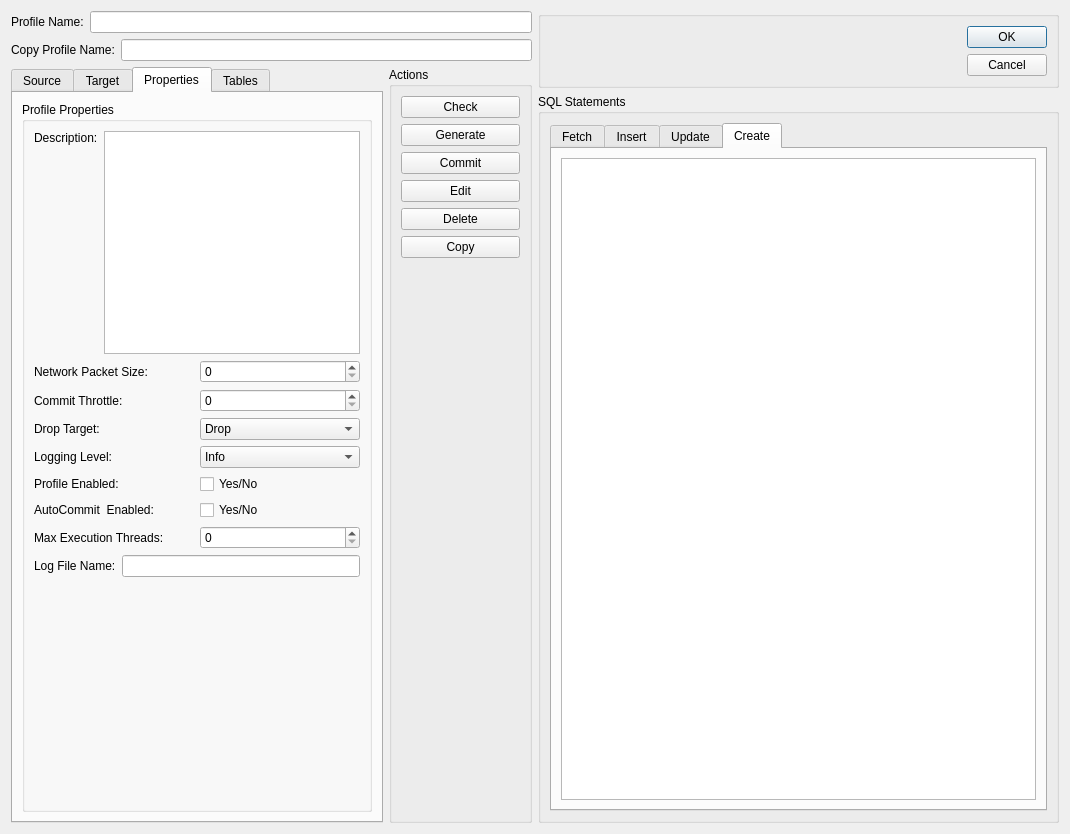
<?xml version="1.0" encoding="UTF-8"?>
<ui version="4.0">
 <class>dlgNewProfileCreate</class>
 <widget class="QDialog" name="dlgNewProfileCreate">
  <property name="geometry">
   <rect>
    <x>0</x>
    <y>0</y>
    <width>1070</width>
    <height>834</height>
   </rect>
  </property>
  <property name="windowTitle">
   <string>Dialog</string>
  </property>
  <layout class="QHBoxLayout" name="horizontalLayout_16">
   <item>
    <layout class="QVBoxLayout" name="verticalLayout_12">
     <item>
      <layout class="QVBoxLayout" name="verticalLayout_3">
       <item>
        <layout class="QHBoxLayout" name="horizontalLayout">
         <item>
          <widget class="QLabel" name="label">
           <property name="text">
            <string>Profile Name:</string>
           </property>
           <property name="buddy">
            <cstring>lineEdit_ProfileName</cstring>
           </property>
          </widget>
         </item>
         <item>
          <widget class="QLineEdit" name="lineEdit_ProfileName"/>
         </item>
        </layout>
       </item>
       <item>
        <layout class="QHBoxLayout" name="horizontalLayout_6">
         <item>
          <widget class="QLabel" name="label_11">
           <property name="text">
            <string>Copy Profile Name:</string>
           </property>
          </widget>
         </item>
         <item>
          <widget class="QLineEdit" name="lineEdit_copyProfileName"/>
         </item>
        </layout>
       </item>
      </layout>
     </item>
     <item>
      <layout class="QHBoxLayout" name="horizontalLayout_5">
       <property name="sizeConstraint">
        <enum>QLayout::SetDefaultConstraint</enum>
       </property>
       <item>
        <widget class="QTabWidget" name="tabWidget">
         <property name="sizePolicy">
          <sizepolicy hsizetype="Fixed" vsizetype="Expanding">
           <horstretch>0</horstretch>
           <verstretch>0</verstretch>
          </sizepolicy>
         </property>
         <property name="currentIndex">
          <number>2</number>
         </property>
         <widget class="QWidget" name="tab_sourceDSN">
          <attribute name="title">
           <string>Source</string>
          </attribute>
          <layout class="QHBoxLayout" name="horizontalLayout_2">
           <item>
            <widget class="QTextEdit" name="textEdit_sourceDSN"/>
           </item>
          </layout>
         </widget>
         <widget class="QWidget" name="tab_targetDSN">
          <attribute name="title">
           <string>Target</string>
          </attribute>
          <layout class="QHBoxLayout" name="horizontalLayout_3">
           <item>
            <widget class="QTextEdit" name="textEdit_targetDSN"/>
           </item>
          </layout>
         </widget>
         <widget class="QWidget" name="tab_Properties">
          <attribute name="title">
           <string>Properties</string>
          </attribute>
          <layout class="QVBoxLayout" name="verticalLayout_6">
           <item>
            <widget class="QGroupBox" name="groupBox_4">
             <property name="title">
              <string>Profile Properties</string>
             </property>
             <layout class="QVBoxLayout" name="verticalLayout_7">
              <item>
               <layout class="QHBoxLayout" name="horizontalLayout_13">
                <item>
                 <widget class="QLabel" name="label_8">
                  <property name="text">
                   <string>Description:</string>
                  </property>
                  <property name="alignment">
                   <set>Qt::AlignLeading|Qt::AlignLeft|Qt::AlignTop</set>
                  </property>
                 </widget>
                </item>
                <item>
                 <widget class="QTextEdit" name="textEdit_description"/>
                </item>
               </layout>
              </item>
              <item>
               <layout class="QHBoxLayout" name="horizontalLayout_15">
                <item>
                 <widget class="QLabel" name="label_10">
                  <property name="text">
                   <string>Network Packet Size:</string>
                  </property>
                 </widget>
                </item>
                <item>
                 <widget class="QSpinBox" name="spinBox_networkPacketSize"/>
                </item>
               </layout>
              </item>
              <item>
               <layout class="QHBoxLayout" name="horizontalLayout_14">
                <item>
                 <widget class="QLabel" name="label_9">
                  <property name="text">
                   <string>Commit Throttle:</string>
                  </property>
                 </widget>
                </item>
                <item>
                 <widget class="QSpinBox" name="spinBox_commitThrottle"/>
                </item>
               </layout>
              </item>
              <item>
               <layout class="QHBoxLayout" name="horizontalLayout_7">
                <item>
                 <widget class="QLabel" name="label_2">
                  <property name="text">
                   <string>Drop Target:</string>
                  </property>
                  <property name="buddy">
                   <cstring>comboBox_dropTarget</cstring>
                  </property>
                 </widget>
                </item>
                <item>
                 <widget class="QComboBox" name="comboBox_dropTarget">
                  <item>
                   <property name="text">
                    <string>Drop</string>
                   </property>
                  </item>
                  <item>
                   <property name="text">
                    <string>Truncate</string>
                   </property>
                  </item>
                  <item>
                   <property name="text">
                    <string>Delete From</string>
                   </property>
                  </item>
                 </widget>
                </item>
               </layout>
              </item>
              <item>
               <layout class="QHBoxLayout" name="horizontalLayout_8">
                <item>
                 <widget class="QLabel" name="label_3">
                  <property name="text">
                   <string>Logging Level:</string>
                  </property>
                 </widget>
                </item>
                <item>
                 <widget class="QComboBox" name="comboBox_loggingLevel">
                  <item>
                   <property name="text">
                    <string>Info</string>
                   </property>
                  </item>
                  <item>
                   <property name="text">
                    <string>Debug</string>
                   </property>
                  </item>
                  <item>
                   <property name="text">
                    <string>Trace</string>
                   </property>
                  </item>
                  <item>
                   <property name="text">
                    <string>Warn</string>
                   </property>
                  </item>
                 </widget>
                </item>
               </layout>
              </item>
              <item>
               <layout class="QHBoxLayout" name="horizontalLayout_9">
                <item>
                 <widget class="QLabel" name="label_7">
                  <property name="text">
                   <string>Profile Enabled:</string>
                  </property>
                 </widget>
                </item>
                <item>
                 <widget class="QCheckBox" name="checkBox_profileEnabled">
                  <property name="text">
                   <string>Yes/No</string>
                  </property>
                 </widget>
                </item>
               </layout>
              </item>
              <item>
               <layout class="QHBoxLayout" name="horizontalLayout_10">
                <item>
                 <widget class="QLabel" name="label_6">
                  <property name="text">
                   <string>AutoCommit  Enabled:</string>
                  </property>
                 </widget>
                </item>
                <item>
                 <widget class="QCheckBox" name="checkBox_autoCommitEnabled">
                  <property name="text">
                   <string>Yes/No</string>
                  </property>
                 </widget>
                </item>
               </layout>
              </item>
              <item>
               <layout class="QHBoxLayout" name="horizontalLayout_11">
                <item>
                 <widget class="QLabel" name="label_5">
                  <property name="text">
                   <string>Max Execution Threads:</string>
                  </property>
                 </widget>
                </item>
                <item>
                 <widget class="QSpinBox" name="spinBox_ExecutionThreads"/>
                </item>
               </layout>
              </item>
              <item>
               <layout class="QHBoxLayout" name="horizontalLayout_12">
                <item>
                 <widget class="QLabel" name="label_4">
                  <property name="text">
                   <string>Log File Name:</string>
                  </property>
                 </widget>
                </item>
                <item>
                 <widget class="QLineEdit" name="lineEdit_logFileName"/>
                </item>
               </layout>
              </item>
              <item>
               <spacer name="verticalSpacer_2">
                <property name="orientation">
                 <enum>Qt::Vertical</enum>
                </property>
                <property name="sizeHint" stdset="0">
                 <size>
                  <width>20</width>
                  <height>40</height>
                 </size>
                </property>
               </spacer>
              </item>
             </layout>
            </widget>
           </item>
          </layout>
         </widget>
         <widget class="QWidget" name="tab_tables">
          <attribute name="title">
           <string>Tables</string>
          </attribute>
          <layout class="QHBoxLayout" name="horizontalLayout_4">
           <item>
            <widget class="QListWidget" name="listWidget_tables"/>
           </item>
          </layout>
         </widget>
        </widget>
       </item>
       <item>
        <widget class="QGroupBox" name="groupBox">
         <property name="title">
          <string>Actions</string>
         </property>
         <layout class="QVBoxLayout" name="verticalLayout">
          <item>
           <widget class="QPushButton" name="pushButton_check">
            <property name="text">
             <string>Check</string>
            </property>
           </widget>
          </item>
          <item>
           <widget class="QPushButton" name="pushButton_generate">
            <property name="text">
             <string>Generate</string>
            </property>
           </widget>
          </item>
          <item>
           <widget class="QPushButton" name="pushButton_commit">
            <property name="text">
             <string>Commit</string>
            </property>
           </widget>
          </item>
          <item>
           <widget class="QPushButton" name="pushButton_edit">
            <property name="text">
             <string>Edit</string>
            </property>
           </widget>
          </item>
          <item>
           <widget class="QPushButton" name="pushButton_delete">
            <property name="text">
             <string>Delete</string>
            </property>
           </widget>
          </item>
          <item>
           <widget class="QPushButton" name="pushButton_copy">
            <property name="text">
             <string>Copy</string>
            </property>
           </widget>
          </item>
          <item>
           <spacer name="verticalSpacer">
            <property name="orientation">
             <enum>Qt::Vertical</enum>
            </property>
            <property name="sizeHint" stdset="0">
             <size>
              <width>20</width>
              <height>40</height>
             </size>
            </property>
           </spacer>
          </item>
         </layout>
        </widget>
       </item>
      </layout>
     </item>
    </layout>
   </item>
   <item>
    <layout class="QVBoxLayout" name="verticalLayout_5">
     <item>
      <widget class="QGroupBox" name="groupBox_3">
       <property name="layoutDirection">
        <enum>Qt::RightToLeft</enum>
       </property>
       <property name="title">
        <string/>
       </property>
       <layout class="QVBoxLayout" name="verticalLayout_4">
        <item>
         <widget class="QDialogButtonBox" name="buttonBox">
          <property name="sizePolicy">
           <sizepolicy hsizetype="Fixed" vsizetype="Fixed">
            <horstretch>0</horstretch>
            <verstretch>0</verstretch>
           </sizepolicy>
          </property>
          <property name="orientation">
           <enum>Qt::Vertical</enum>
          </property>
          <property name="standardButtons">
           <set>QDialogButtonBox::Cancel|QDialogButtonBox::Ok</set>
          </property>
         </widget>
        </item>
       </layout>
      </widget>
     </item>
     <item>
      <widget class="QGroupBox" name="groupBox_2">
       <property name="sizePolicy">
        <sizepolicy hsizetype="Expanding" vsizetype="Preferred">
         <horstretch>0</horstretch>
         <verstretch>0</verstretch>
        </sizepolicy>
       </property>
       <property name="title">
        <string>SQL Statements</string>
       </property>
       <layout class="QVBoxLayout" name="verticalLayout_2">
        <item>
         <widget class="QTabWidget" name="tabWidget_2">
          <property name="currentIndex">
           <number>3</number>
          </property>
          <widget class="QWidget" name="table_fetch">
           <attribute name="title">
            <string>Fetch</string>
           </attribute>
           <layout class="QVBoxLayout" name="verticalLayout_8">
            <item>
             <widget class="QListWidget" name="listWidget_fetchStatements"/>
            </item>
           </layout>
          </widget>
          <widget class="QWidget" name="tab_insert">
           <attribute name="title">
            <string>Insert</string>
           </attribute>
           <layout class="QVBoxLayout" name="verticalLayout_9">
            <item>
             <widget class="QListWidget" name="listWidget_insertStatements"/>
            </item>
           </layout>
          </widget>
          <widget class="QWidget" name="tab_update">
           <attribute name="title">
            <string>Update</string>
           </attribute>
           <layout class="QVBoxLayout" name="verticalLayout_10">
            <item>
             <widget class="QListWidget" name="listWidget_updateStatements"/>
            </item>
           </layout>
          </widget>
          <widget class="QWidget" name="tab_createstatements">
           <attribute name="title">
            <string>Create</string>
           </attribute>
           <layout class="QVBoxLayout" name="verticalLayout_11">
            <item>
             <widget class="QListWidget" name="listWidget_createStatements"/>
            </item>
           </layout>
          </widget>
         </widget>
        </item>
       </layout>
      </widget>
     </item>
    </layout>
   </item>
  </layout>
 </widget>
 <resources/>
 <connections>
  <connection>
   <sender>buttonBox</sender>
   <signal>accepted()</signal>
   <receiver>dlgNewProfileCreate</receiver>
   <slot>accept()</slot>
   <hints>
    <hint type="sourcelabel">
     <x>248</x>
     <y>254</y>
    </hint>
    <hint type="destinationlabel">
     <x>157</x>
     <y>274</y>
    </hint>
   </hints>
  </connection>
  <connection>
   <sender>buttonBox</sender>
   <signal>rejected()</signal>
   <receiver>dlgNewProfileCreate</receiver>
   <slot>reject()</slot>
   <hints>
    <hint type="sourcelabel">
     <x>316</x>
     <y>260</y>
    </hint>
    <hint type="destinationlabel">
     <x>286</x>
     <y>274</y>
    </hint>
   </hints>
  </connection>
 </connections>
</ui>
